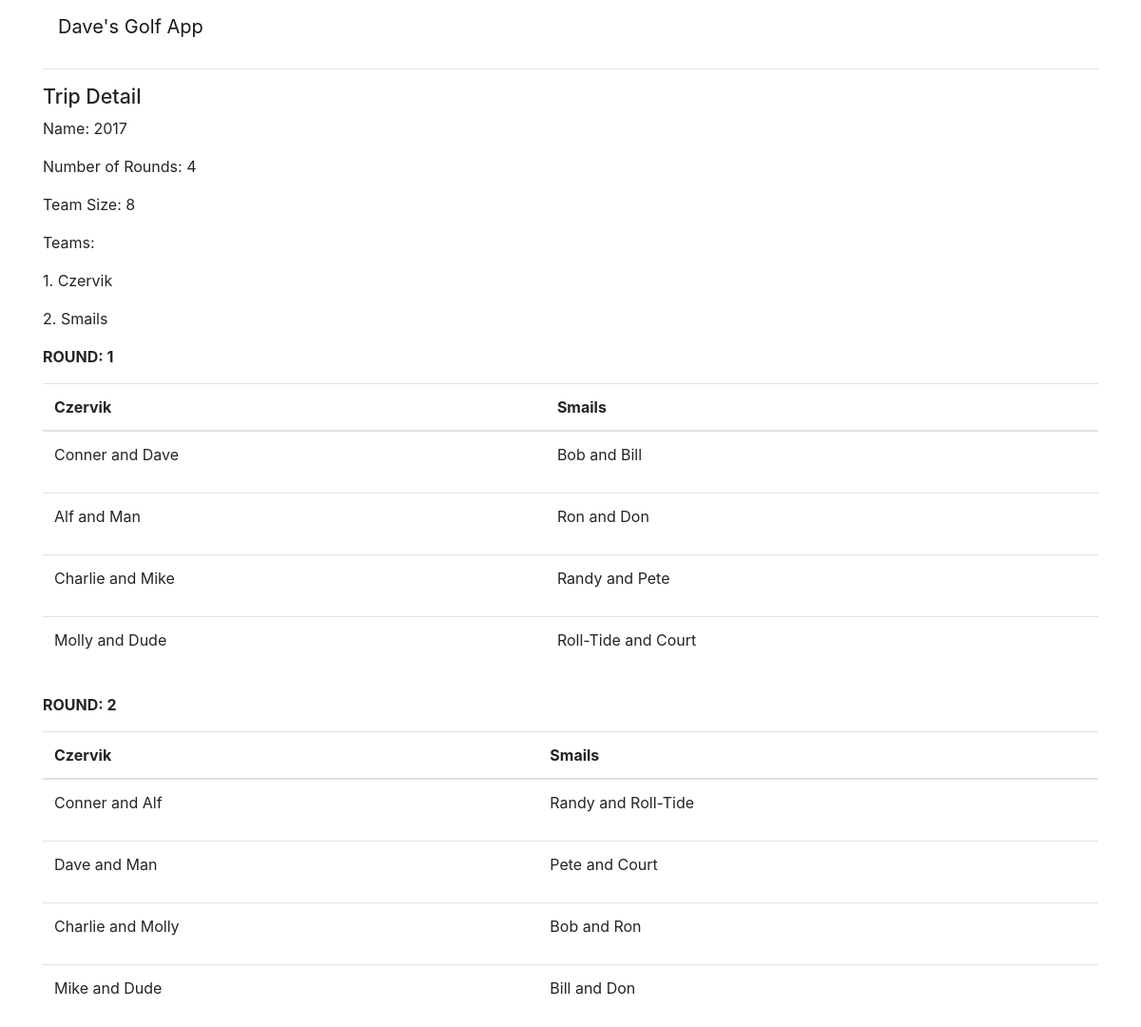
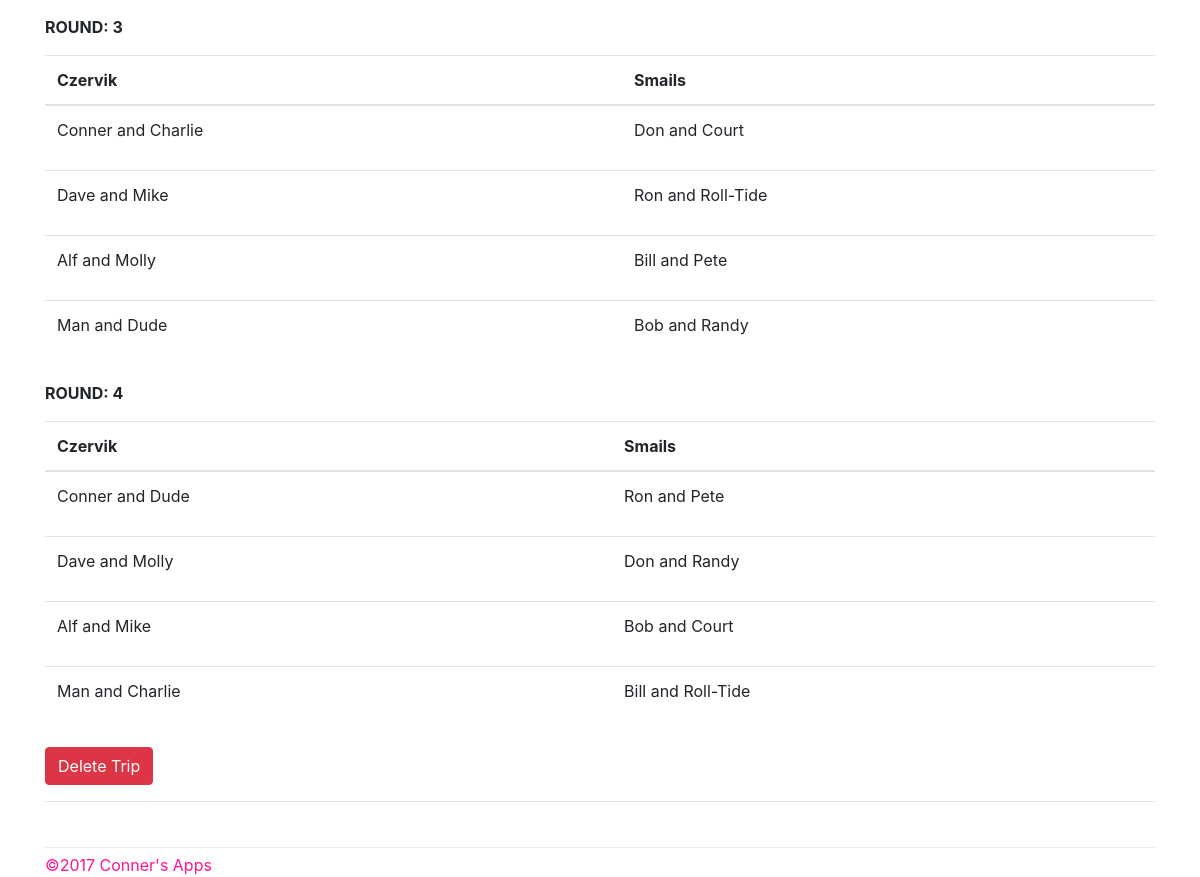
/trip/1/detail/, run on the app's committed database (2 pictures, top to bottom).
### golf/models.py (models this page shows, shortened)
class Trip(models.Model):
    TEAM_SIZES = (
        (4, 'Four'),
        (6, 'Six'),
        (8, 'Eight'),
        (10, 'Ten'),
        (12, 'Twelve'),
    )
    name = models.CharField(max_length = 50, unique=True)
    teams = models.ManyToManyField('Team')
    rounds = models.IntegerField(validators=[MaxValueValidator(4), MinValueValidator(1)])
    team_size = models.IntegerField(choices=TEAM_SIZES)

class Team(models.Model):
    name = models.CharField(max_length=50, unique=True)

class Group(models.Model):
    players = models.ManyToManyField('Player')
    trip = models.ForeignKey('Trip', on_delete=models.CASCADE, null=True)
    round = models.IntegerField(null = True,validators=[MaxValueValidator(4), MinValueValidator(1)])

class Player(models.Model):
    name = models.CharField(max_length=50, unique=True)
    handicap = models.IntegerField()
    team = models.ForeignKey('Team', on_delete=models.CASCADE)
    def __str__(self):
        return self.name

### golf/trip/views.py (the view)
# urls.py: url(r'^(?P<pk>\d+)/$', views.detail, name="detail"),
def detail(request, pk, **kwargs):
    trip = get_object_or_404(Trip, pk=pk)
    round_list = range(trip.rounds)
    group_list = []
    groups=[]
    i = 0
    while i < 32:
        t = []
        t.append(trip.group_set.all()[i])
        t.append(trip.group_set.all()[i+1])
        groups.append(t)
        i += 2
    i = 1
    while i <= trip.team_size/2:
        group_list.append(i)
        i += 1
    return render(request, 'golf/trip/detail.html',
            {
            'trip':trip,
            'round_list':round_list,
            'group_list':group_list,
            'groups':groups,
            }
        )

### golf/templates/golf/trip/detail.html
{% extends 'layout.html' %}
{% block content %}
<h2>
    {% block pagetitle %}
    Trip Detail
    {% endblock %}
</h2>
<p>Name: {{ trip.name }}</p>
<p>Number of Rounds: {{ trip.rounds }}</p>
<p>Team Size: {{ trip.team_size }} </p>
<p>Teams:</p>
{% for team in trip.teams.all %}
<p>{{ forloop.counter }}. {{ team.name }}</p>
{% empty %}
<p>No Teams</p>
{% endfor %}
{% for round in round_list %}
<p><b>ROUND: {{round|add:"1"}}</b></p>
<table class="table table-hover">
  <thead>
      <tr>
        {% for team in trip.teams.all %}
        <th>{{team.name}}</th>
        {% endfor %}
      </tr>
  </thead>
  <tbody>
      {% for group in groups %}
      {% if group.0.round == round|add:"1" %}
      <tr>
        <td>
          <p>{{group.0.players.first}} and {{group.0.players.last}} </p>
        </td>
        <td>
          <p>{{group.1.players.first}} and {{group.1.players.last}} </p>
        </td>
      </tr>
      {% endif %}
      {% endfor %}
  </tbody>
</table>
{% endfor %}
<a role="button" class="btn btn-danger confirm-delete"
    href="{% url 'golf:trip:delete' trip.pk %}">Delete Trip</a>
{% endblock %}

### core/static/golf/css/style.css (style rules this page uses)
#content h2 { font-size: 16pt; }

### data on the page
Trip: name "2017", rounds "4", team_size "8"
Team: name "Czervik"
Team: name "Smails"
Group: id.name "Conner", id.name "Dave", name "Bob", name "Bill"
Group: id.name "Alf", id.name "Man", name "Ron", name "Don"
Group: id.name "Charlie", id.name "Mike", name "Randy", name "Pete"
Group: id.name "Molly", id.name "Dude", name "Roll-Tide", name "Court"
Group: id.name "Conner", id.name "Alf", name "Randy", name "Roll-Tide"
Group: id.name "Dave", id.name "Man", name "Pete", name "Court"
Group: id.name "Charlie", id.name "Molly", name "Bob", name "Ron"
Group: id.name "Mike", id.name "Dude", name "Bill", name "Don"
Group: id.name "Conner", id.name "Charlie", name "Don", name "Court"
Group: id.name "Dave", id.name "Mike", name "Ron", name "Roll-Tide"
Group: id.name "Alf", id.name "Molly", name "Bill", name "Pete"
Group: id.name "Man", id.name "Dude", name "Bob", name "Randy"
Group: id.name "Conner", id.name "Dude", name "Ron", name "Pete"
Group: id.name "Dave", id.name "Molly", name "Don", name "Randy"
Group: id.name "Alf", id.name "Mike", name "Bob", name "Court"
Group: id.name "Man", id.name "Charlie", name "Bill", name "Roll-Tide"

### other printed values
{{ round|add:"1" }} "1" "2" "3" "4"
